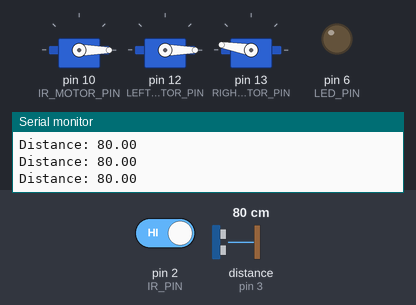
Bench run of a sketch on a simulated Arduino Uno, built with avr-gcc and run on an emulated ATmega328P. On the bench: 3 × servo, output pins drawn as LEDs (lit = HIGH), the last lines printed to the serial monitor. Dashed ring = blinking. The test bench sets the inputs (shaded band); at power-on: distance to the obstacle (sensor on pin 3) 80 cm, pin 2 (IR_PIN) HIGH. The echo pulse lasts 58.3 µs per cm.

Above: at 1.2 s.
1.3 s: distance to the obstacle (sensor on pin 3) set to 43 cm
3.6 s: distance to the obstacle (sensor on pin 3) set to 36 cm
At 5.2 s:
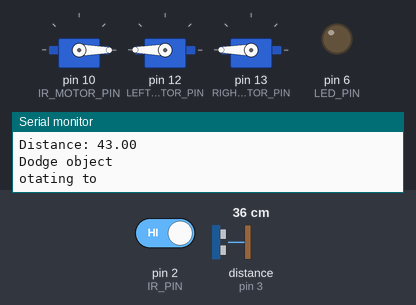
6.6 s: pin 2 (IR_PIN) driven LOW
At 6.9 s:
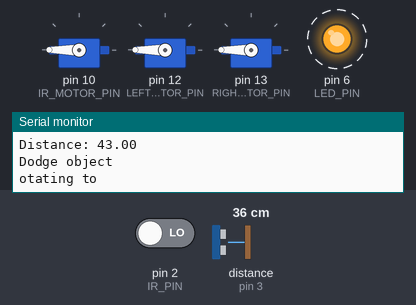
9.6 s: distance to the obstacle (sensor on pin 3) set to 30 cm
At 15.2 s:
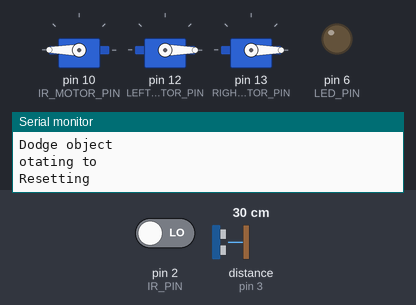
Timing chart, 0 to 34.2 s (numbered marks = the images above; inputs shaded):
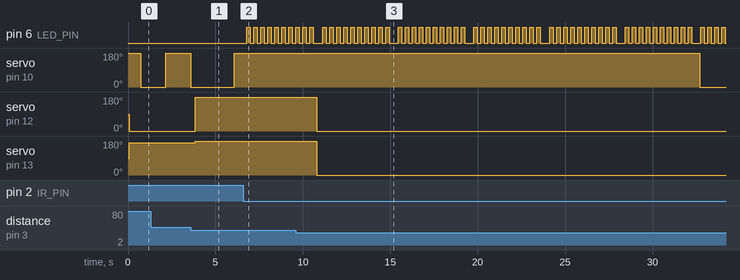

Measured:
- the behaviour switches between 40 and 39 cm on distance to the obstacle (sensor on pin 3) (found by bisection; images 0 and 1)
- the behaviour switches between 33 and 32 cm on distance to the obstacle (sensor on pin 3) (found by bisection; images 2 and 3)
- after the input at 3.6 s, servo on pin 12 (LEFT_MOTOR_PIN): 0° → 180° after 0.26 s; servo on pin 13 (RIGHT_MOTOR_PIN): 170° → 180° after 0.26 s
- after the input at 6.6 s, pin 6 (LED_PIN): alternates HIGH for 0.20 s and LOW for 0.20 s, starting after 0.20 s; servo on pin 10 (IR_MOTOR_PIN): stays 180° (without the input it goes to 0° after 2.1 s)
- after the input at 9.6 s, servo on pin 12 (LEFT_MOTOR_PIN), servo on pin 13 (RIGHT_MOTOR_PIN): 180° → 0° after 1.2 s

The sketch:

bot.ino
```cpp
#include <HCSR04.h>
#include <Servo.h>

#define BAUD_RATE 115200

// motors
Servo ir_motor;
Servo left_motor;
Servo right_motor;
#define IR_MOTOR_PIN 10
#define LEFT_MOTOR_PIN 12
#define RIGHT_MOTOR_PIN 13

// distance sensor
#define DIST_THRESH 40
#define TRIGGER_PIN 4
#define ECHO_PIN 3
UltraSonicDistanceSensor distSensor = UltraSonicDistanceSensor(TRIGGER_PIN, ECHO_PIN);

#define IR_PIN 2
#define LED_PIN 6

int ir_rotations = 0;
int step = 1;

float heading = 0;

// struct State {
//     public:
//         float dist;         /* cm               */
//         float heading;      /* deg 0 -> 360     */
//         float speed;        /* 0 -> 180         */
//         // int ir_rotations;/* deg -90 -> 90    */
// };

// struct Instruction {
//     public:
//         float speed;
//         float heading;
// };


// namespace DIRECTION {
//     const Instruction FORWARDS = Instruction {
//         .speed = 180,
//         .heading = 0
//     };

//     const Instruction BACKWARDS = Instruction {
//         .speed = 0,
//         .heading = 0
//     };

//     const Instruction STOP = Instruction {
//         .speed = 0,
//         .heading = 0
//     };
// }

void print_dist(float dist) {
    dist > 0 ? Serial.print("Distance: ") : Serial.print("Distance error: ");
    Serial.print(dist);
    Serial.print("\n");
}

// void movement(State state, Instruction instruction) {
//     left_motor.attach(LEFT_MOTOR_PIN);
//     right_motor.attach(RIGHT_MOTOR_PIN);
//     int val = map(instruction.speed, -180, 180, 0, 180);
//     if (instruction.speed == 0) {
//         left_motor.detach();
//         right_motor.detach();
//         return;
//     }
//     if (instruction.heading != 0) {
           // heading = state.heading + instruction.heading;
//     }
//     left_motor.write(val);
//     right_motor.write(val);
// }

void stop() {
    // detach is the only reliable way i have found to stop the motor
    // (passing in 90 makes it move reaaaaaaly slow but not stop)
    left_motor.detach();
    right_motor.detach();
}

void forwards(int speed) {
    // speed: 0 -> 180
    left_motor.attach(LEFT_MOTOR_PIN);
    right_motor.attach(RIGHT_MOTOR_PIN);
    left_motor.write(180-speed);
    right_motor.write(speed-10);
}

void infrared() {
    ir_rotations += step;

    ir_motor.attach(IR_MOTOR_PIN);
    // either 180 if step is 1, or -180 (which is converted to 0 in the code for Servo::write) if step is -1
    ir_motor.write(180 * step);
    delay(75);
    // detach is the only reliable way i have found to stop the motor
    ir_motor.detach();

    // 'bounce' the ir sensor back and forth
    if (ir_rotations >= 4 || ir_rotations <= -4) step = -step;

    // for some reason the ir sensor returns HIGH when there is no signal, so we invert it to write it to the LED.
    // (idk if this is a wiring issue or a sensor issue)
    int ir_signal = digitalRead(IR_PIN);
    digitalWrite(LED_PIN, !ir_signal);
    // if (ir_signal == LOW) Serial.println(ir_signal);

    //* DEBUG PRINTS
    // Serial.println(ir_rotations);
    // Serial.println(step);
    if (ir_signal == LOW) {
        left_motor.detach();
        right_motor.detach();
        for (int i = 0; i < 10; i++) {
            digitalWrite(LED_PIN, !ir_signal);
            delay(200);
            digitalWrite(LED_PIN, ir_signal);
            delay(200);

        }
        left_motor.attach(LEFT_MOTOR_PIN);
        right_motor.attach(RIGHT_MOTOR_PIN);
    }
    }

void dodge_object(float initialDist) {
    // left_motor.detach();
    // right_motor.detach();
    float currentDist = initialDist;

    int leftRotations = 0;
    int rightRotations = 0;

    int rotations = 0;
    int direction = 1;  // 1 for left, -1 for right

    Serial.println("Dodge object");

    // for (int side = 0; side < 2; side++) {
        Serial.println("Rotating to " + direction);
        while (true) {
            currentDist = distSensor.measureDistanceCm();
            if (currentDist < 0 || abs(currentDist - initialDist) / initialDist > 0.1) {
                break;
            }

            if (direction == 1) {
                left_motor.write(180);
                right_motor.write(180);
            } else {
                right_motor.write(0);
                left_motor.write(0);
            }
            delay(250);  // Small delay to allow motor movement
            rotations++;
            infrared();

        }

        // Reset position
        Serial.println("Resetting");
        for (int i = 0; i < rotations; i++) {
            right_motor.write(0);
            left_motor.write(0);
            delay(250);
            infrared();
        }

        direction *= -1;  // Switch direction for next iteration
        leftRotations = rotations;
        rotations = 0;
        Serial.println("Rotating to " + direction);
        while (true) {
            currentDist = distSensor.measureDistanceCm();
            if (currentDist < 0 || abs(currentDist - initialDist) / initialDist > 0.1) {
                break;
            }
            if (direction == 1) {
                left_motor.write(180);
                right_motor.write(180);
            } else {
                right_motor.write(0);
                left_motor.write(0);
            }

            delay(250);  // Small delay to allow motor movement
            rotations++;
            infrared();
        }

        Serial.println("Checking most efficient route");
        rightRotations = rotations;
        if (rightRotations > leftRotations) {
            direction *= -1;
            for (int i = 0; i < (rightRotations + leftRotations+10); i++) {
                if (direction == 1) {
                left_motor.write(180);
                right_motor.write(180);
            } else {
                right_motor.write(0);
                left_motor.write(0);
            }
                infrared();
            }
        } else {
            for (int i = 0; i < (rightRotations + leftRotations+10); i++) {
                if (direction == 1) {
                left_motor.write(180);
                right_motor.write(180);
            } else {
                right_motor.write(0);
                left_motor.write(0);
            }
                infrared();
            }
        }
    // }
}

void setup() {
    Serial.begin(BAUD_RATE);
    Serial.println("Setup start");
    ir_motor.attach(IR_MOTOR_PIN);
    left_motor.attach(LEFT_MOTOR_PIN);
    right_motor.attach(RIGHT_MOTOR_PIN);
    pinMode(IR_PIN, INPUT);
    pinMode(LED_PIN, OUTPUT);
    Serial.println("Setup complete");
}

void loop() {
    float dist = distSensor.measureDistanceCm();
    infrared();
    if ((round(dist) < DIST_THRESH) && (dist > 0)) { // Object is infront of it
        // Serial.println("Object detected");
        dodge_object(dist);
        forwards(180);
    } else {
        // Serial.println("No object detected");
        forwards(180);
    }

    //* DEBUG PRINT AND DELAY
    print_dist(dist);
    delay(100);
}
```

test.ino
```cpp
// // #include <HCSR04.h>
// #include <Servo.h>

// // const uint8_t led = 6;

// // const uint8_t trig = 4;
// // const uint8_t echo = 3;
// // UltraSonicDistanceSensor distSensor = UltraSonicDistanceSensor(trig, echo);

// // const uint8_t ir = 2;

// Servo ir_motor;
// uint8_t ir_motor_pin = 11;

// // int ir_rotations = 0;
// // int sign = -1;

// void setup() {
//     Serial.begin(9600);
//     Serial.println("Setup start");
//     // pinMode(led, OUTPUT);
//     // pinMode(ir, INPUT);
//     ir_motor.attach(ir_motor_pin);
//     Serial.println("Setup complete");
// }

// void loop() {
//     // float dist = distSensor.measureDistanceCm();
//     // bool ir_signal = digitalRead(ir);
//     // // Serial.println(dist);
//     // // if (dist < 0) {
//     // //     digitalWrite(led, LOW);
//     // // } else {
//     // //     digitalWrite(led, HIGH);
//     // // }
//     // // Serial.println(ir_signal);
//     // digitalWrite(led, !ir_signal);

//     // //! TODO: find rotations amount


//     // Serial.println(sign);
//     // Serial.println(50*sign);
//     // ir_motor.write(50*sign);
//     // delay(10);
//     // ir_motor.write(0);
//     // ir_rotations += sign;
//     // Serial.println(ir_rotations);
//     // // if (ir_rotations >= 4 || ir_rotations <= -4) sign = -sign;
//     // if (ir_rotations >= 4) {
//     //   sign = -1;
//     // } else if (ir_rotations <= -4) {
//     //   sign = 1;
//     // }
//     // delay(1000);
//     // // Serial.println(sign);

//     // // if (ir_rotations >= 0 && ir_rotations < 4) {
//     // //     ir_motor.write(180);
//     // //     delay(50);
//     // //     ir_motor.write(0);
//     // //     ir_rotations--;
//     // // } else if (ir_rotations <= 0 && ir_rotations > -4){
//     // //     ir_motor.write(-180);
//     // //     delay(50);
//     // //     ir_motor.write(0);
//     // //     ir_rotations++;
//     // // } else {
//     // //   Serial.println("die");
//     // // }
//     ir_motor.write(50); // Set speed
//     delay(1000); // Run for 1 second
//     ir_motor.write(0); // Stop motor
//     delay(500); // Wait for 0.5 seconds
//     Serial.println("hi");
//     // Move backward
//     ir_motor.write(-50); // Set speed
//     delay(1000); // Run for 1 second
//     ir_motor.write(0); // Stop motor
//     delay(500); // Wait for 0.5 second
// }
```
